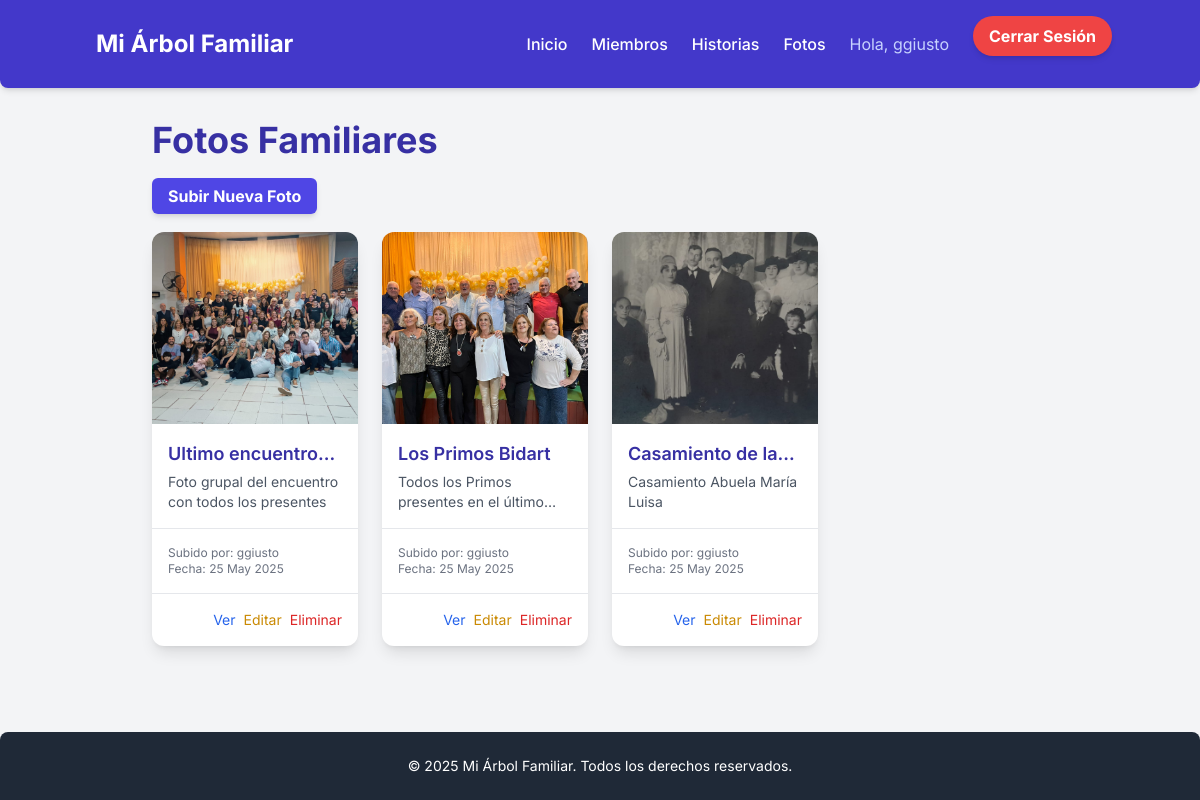
The app's page /photos/ (signed in) with its own data.
### family_photos/models.py (models this page shows, shortened)
class FamilyPhoto(models.Model):
    title = models.CharField(max_length=200, blank=True, null=True, verbose_name="Título (Opcional)")
    image = models.ImageField(upload_to='family_photos/', verbose_name="Imagen") # Campo para subir imágenes
    description = models.TextField(blank=True, null=True, verbose_name="Descripción/Comentario")
    uploaded_by = models.ForeignKey(User, on_delete=models.CASCADE, verbose_name="Subido por")
    uploaded_at = models.DateTimeField(auto_now_add=True, verbose_name="Fecha de Subida")
    class Meta:
        verbose_name = "Foto Familiar"
        verbose_name_plural = "Fotos Familiares"
        ordering = ['-uploaded_at']

### family_photos/views.py (the view)
# urls.py: path('', views.photo_list, name='photo_list'),
@login_required
def photo_list(request):
    photos = FamilyPhoto.objects.all()
    context = {'photos': photos, 'title': 'Fotos Familiares'}
    return render(request, 'family_photos/photo_list.html', context)

### family_photos/templates/family_photos/photo_list.html (shortened to what this page needs)
{% extends 'base.html' %}
{% block page_title %}Fotos Familiares{% endblock %}
{% block content %}
    <div class="mb-6">
        <a href="{% url 'photo_upload' %}" class="bg-indigo-600 hover:bg-indigo-700 text-white font-bold py-2 px-4 rounded-md shadow-md transition duration-300">
            Subir Nueva Foto
        </a>
    </div>
    {% if photos %}
        <div class="grid grid-cols-1 sm:grid-cols-2 md:grid-cols-3 lg:grid-cols-4 gap-6">
            {% for photo in photos %}
                <div class="bg-white rounded-xl shadow-lg overflow-hidden flex flex-col">
                    <a href="{% url 'photo_detail' pk=photo.pk %}" class="block overflow-hidden h-48">
                        <img src="{{ photo.image.url }}" alt="{{ photo.title|default:'Foto Familiar' }}" class="w-full h-full object-cover transform hover:scale-105 transition duration-300">
                    </a>
                    <div class="p-4 flex-grow">
                        <h3 class="text-lg font-semibold text-indigo-800 mb-1 line-clamp-1">
                            {{ photo.title|default:'Sin Título' }}
                        </h3>
                        <p class="text-gray-600 text-sm line-clamp-2">{{ photo.description|default:'Sin descripción.' }}</p>
                    </div>
                    <div class="p-4 border-t border-gray-200 text-xs text-gray-500">
                        <p>Subido por: {{ photo.uploaded_by.username }}</p>
                        <p>Fecha: {{ photo.uploaded_at|date:"d M Y" }}</p>
                    </div>
                    <div class="p-4 border-t border-gray-200 flex justify-end space-x-2">
                        <a href="{% url 'photo_detail' pk=photo.pk %}" class="text-blue-600 hover:text-blue-900 text-sm">Ver</a>
                        {% if user == photo.uploaded_by or user.is_superuser %}
                            <a href="{% url 'photo_update' pk=photo.pk %}" class="text-yellow-600 hover:text-yellow-900 text-sm">Editar</a>
                            <a href="{% url 'photo_delete' pk=photo.pk %}" class="text-red-600 hover:text-red-900 text-sm">Eliminar</a>
                        {% endif %}
                    </div>
                </div>
            {% endfor %}
        </div>
    {% else %}
        <p class="text-gray-600">No hay fotos familiares subidas todavía. ¡Sé el primero en subir una!</p>
    {% endif %}
{% endblock %}

### templates/base.html (shortened to what this page needs)
<html lang="es">
<head>
    <script src="https://cdn.tailwindcss.com"></script>
</head>
<body class="font-sans bg-gray-100 text-gray-800 antialiased min-h-screen flex flex-col">
    <header class="bg-indigo-700 text-white shadow-md py-4 px-6 md:px-10 lg:px-16 rounded-b-lg">
        <nav class="container mx-auto flex justify-between items-center">
            <a href="{% url 'home' %}" class="text-2xl font-bold rounded-md p-2 hover:bg-indigo-600 transition duration-300">
                Mi Árbol Familiar
            </a>
            <div class="flex items-center space-x-6">
                <a href="{% url 'home' %}" class="font-medium hover:text-indigo-200 transition duration-300">Inicio</a>
                <a href="{% url 'member_list' %}" class="font-medium hover:text-indigo-200 transition duration-300">Miembros</a>
                <a href="{% url 'story_list' %}" class="font-medium hover:text-indigo-200 transition duration-300">Historias</a>
                <a href="{% url 'photo_list' %}" class="font-medium hover:text-indigo-200 transition duration-300">Fotos</a>
                {% if user.is_authenticated %}
                    <span class="text-indigo-200">Hola, {{ user.username }}</span>
                    <form action="{% url 'logout' %}" method="post" class="inline">
                        <button type="submit" class="bg-red-500 hover:bg-red-600 text-white font-bold py-2 px-4 rounded-full shadow-md transition duration-300">
                            Cerrar Sesión
                        </button>
                    </form>
                {% endif %}
            </div>
        </nav>
    </header>
    <main class="flex-grow container mx-auto px-6 md:px-10 lg:px-16 py-8">
        <h1 class="text-3xl md:text-4xl font-bold text-indigo-800 mb-6">{% block page_title %}{% endblock %}</h1>
        {% block content %}
        {% endblock %}
    </main>
    <footer class="bg-gray-800 text-white py-6 px-6 md:px-10 lg:px-16 mt-auto rounded-t-lg">
        <div class="container mx-auto text-center text-sm">
            <p>&copy; 2025 Mi Árbol Familiar. Todos los derechos reservados.</p>
        </div>
    </footer>
</body>
</html>

### records on screen
FamilyPhoto: image (picture), title "Ultimo…", description "Foto grupal del encuentro con todos los presentes", uploaded_by.username "ggiusto", uploaded_at "25 May 2025", shows "Editar"
FamilyPhoto: image (picture), title "Los Primos Bidart", description "Todos los Primos presentes en el…", uploaded_by.username "ggiusto", uploaded_at "25 May 2025", shows "Editar"
FamilyPhoto: image (picture), title "Casamiento de…", description "Casamiento Abuela María Luisa", uploaded_by.username "ggiusto", uploaded_at "25 May 2025", shows "Editar"

### other values on screen
{{ user.username }} "ggiusto"
